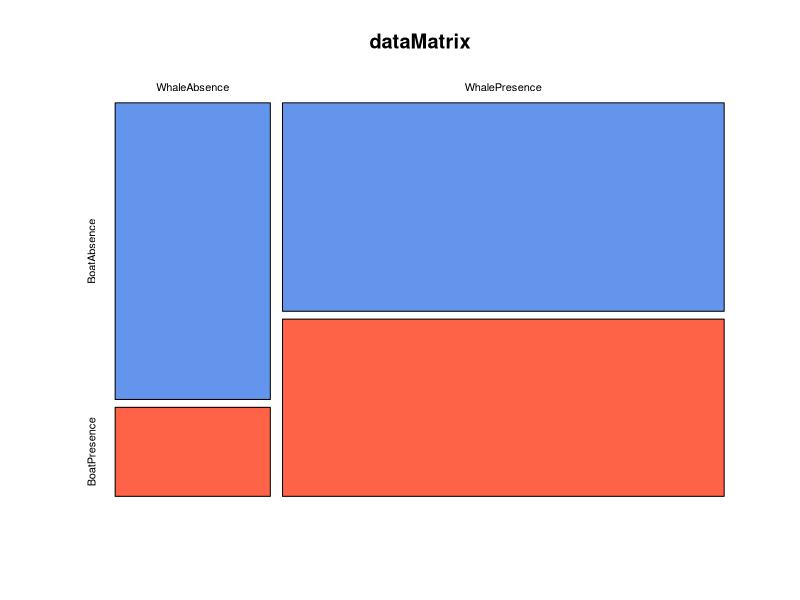

Recreate this plot in R.
## ---- chunk 1
vec0 <- c(50,15)
vec1 <- c(100, 85)
dataMatrix <- rbind(vec0,vec1)
rownames(dataMatrix) <- c("WhaleAbsence", "WhalePresence")
colnames(dataMatrix) <- c("BoatAbsence", "BoatPresence")
str(dataMatrix)
## ---- chunk 2
print(chisq.test(dataMatrix))
mosaicplot(x=dataMatrix,
           col=c("cornflowerblue","tomato","black"),
           shade=FALSE)
